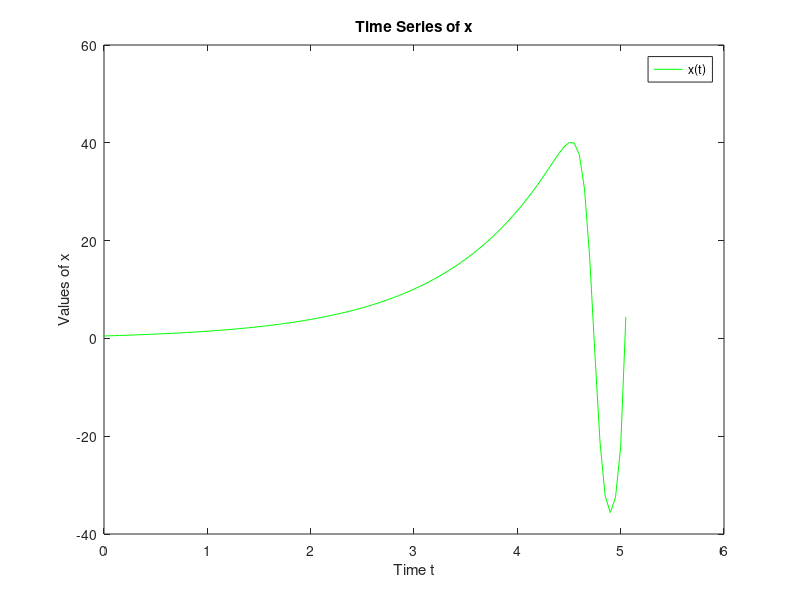
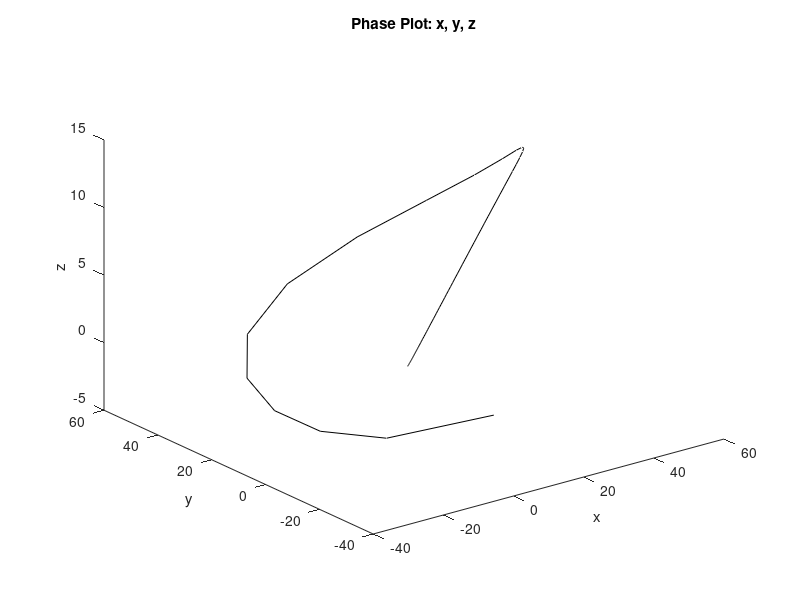

These figures' MATLAB source, in order:
function main
    % Parameters
    a =1.5 
    b = 0.21;
    c = 0.15;
    d = 0.4;
    e=   0.9;
    % Initial conditions
    X0 = [.5 , 0, .9, .1];

    % Time span
   tspan = 0: 0.05:10000;
    % Solve the system of ODEs
    [t, X] = ode45(@(t, X) ode_fun(t, X, a, b, c, d, e), tspan, X0);

    % Extract results
    x = X(:, 1);
    y = X(:, 2);
    z = X(:, 3);
    w = X(:, 4);

    % Plot the results
    figure;
    plot(t, x, 'g', 'DisplayName', 'x(t)');
    xlabel('Time t');
    ylabel('Values of x');
    legend;
    title('Time Series of x');

    figure;
    plot3(x, y, z,'k');
    xlabel('x');
    ylabel('y');
    zlabel('z');
    title('Phase Plot: x, y, z');
    %figure;
    
%     plot3(x,y,w,'r');
%     
%     figure;
%     plot3(y,z,w)
%     
%     figure;
% plot(x,y, 'k');
% xlabel( 'x' ); 
% ylabel( 'y' );
% % 
% % 
% % 
% % 
%  figure;
%  plot(x,z, 'm');
% % 
% xlabel( 'x' ); 
% ylabel( 'z' );
% 
%  figure;
%  plot(y,z, 'g');
% xlabel( 'y' ); 
% ylabel( 'z' );


end
function dXdt = ode_fun(t, X, a, b, c, d, e)
    x = X(1);
    y = X(2);
    z = X(3);
    w = X(4);

    dxdt =  a * (x + w) - b * y * (y + w) - (c + d) * x;
    dydt = b * x * (y + w) - (c + e + d) * y;
    dzdt =  d * x - b * z * (y + w);
    dwdt = b * w * (y + w) + d * y - e * w;
    dXdt = [dxdt; dydt; dzdt; dwdt];
end
